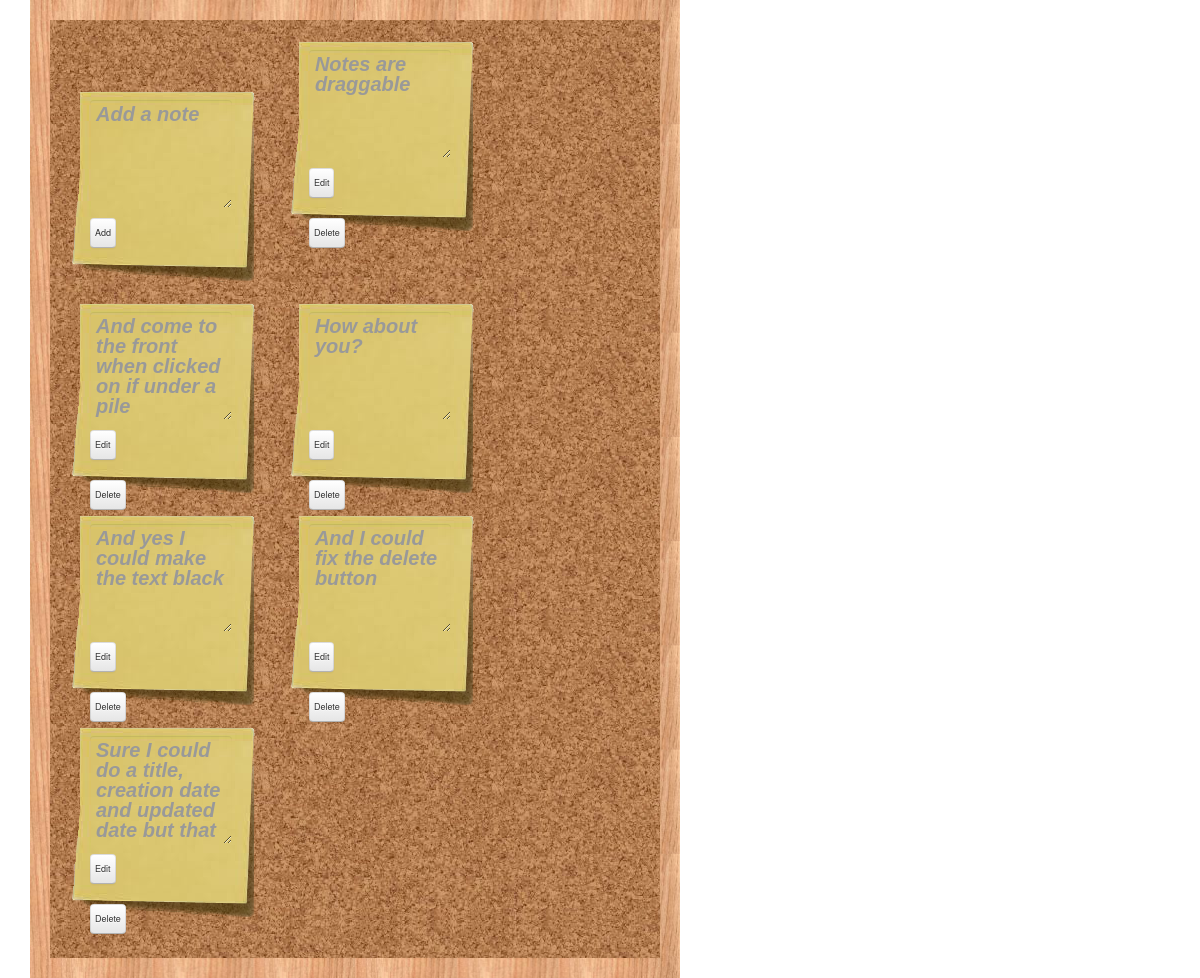
The page / on the database its author committed.
### tables this page shows
CREATE TABLE `notes` (
  `id` int(11) NOT NULL AUTO_INCREMENT,
  `note` text,
  PRIMARY KEY (`id`)
);

### php/mysql_connect_notes.php (called while the page is built, shortened)
<?php
	function fetch_all($query)
	{
		 $data = array();
		 $result = mysql_query($query);
		 while($row = mysql_fetch_assoc($result))
		 {
		  	$data[] = $row;
		 }
		 return $data;
	}
?>

### php/display_notes.php (the view, shortened to what this page needs)
<?php
require("mysql_connect_notes.php");
	$note_fetch_query = "SELECT * FROM notes";
	$notes = fetch_all($note_fetch_query);
foreach ($notes as $note)
{
	?>
	<div class='postit'>
		<form class='note_edit' action='php/process_note.php' method='post'>
			<fieldset>
				<textarea class='textarea' rows='4' name='note' placeholder= <?= "'{$note["note"]}'"; ?> ></textarea>
				<button type='submit' class='btn'>Edit</button>
			</fieldset>
		</form>
		<form class='note_delete' action='php/process_note.php' method='post'>
			<fieldset>
				<button type='submit' class='btn'>Delete</button>
			</fieldset>
		</form>
	</div>
	<?php
}
?>

### index.php (shortened to what this page needs)
<!DOCTYPE html>
<html lang="en">
  <head>
    <?php 	include("php/header.php");     ?>
  </head>
  <body>
  	<div class="span6" id="my_container">
		<div class="postit">
			<form id="note_form" action="php/process_note.php" method="post">
				<fieldset>
					<textarea id="textarea" rows="4" name="note" placeholder="Add a note"></textarea>
					<button type="submit" class="btn">Add</button>
				</fieldset>
			</form>
		</div>
  		<?php include("php/display_notes.php") ?>
	</div>
  </body>
</html>

### php/header.php (shortened to what this page needs)
<link rel="stylesheet" href="http://code.jquery.com/ui/1.10.3/themes/smoothness/jquery-ui.css" />
<link rel="stylesheet" type="text/css" href="css/bootstrap.min.css">
<link rel="stylesheet" type="text/css" href="css/bootstrap-responsive.min.css">
<link rel="stylesheet" type="text/css" href="css/mystyles.css">

### css/mystyles.css (style rules this page uses)
#my_container { background-image: url('../img/corkboard.jpg'); border: 20px ridge; border-image: url('../img/frame.jpg') 30 30 round; padding: 20px; }
.postit { background-image: url('../img/postit.png'); background-repeat: no-repeat; display: inline-block; font-family: arial; font-size: 20px; font-style: italic; font-weight: bold; height: 192px; padding: 10px 10px 10px 20px; position: relative; width: 185px; }
.postit textarea { background-color: transparent; border: transparent; font-family: arial; font-size: 20px; font-style: italic; font-weight: bold; height: 100px; width: 130px; }
.btn { font-size: 9px; padding: 4px; }
.postit fieldset { width: 145px; }

### rows shown on the page
notes: note "Notes are draggable"
notes: note "And come to the front when clicked on if under a pile"
notes: note "How about you?"
notes: note "And yes I could make the text black"
notes: note "And I could fix the delete button"
notes: note "Sure I could do a title, creation date and updated date but that"
